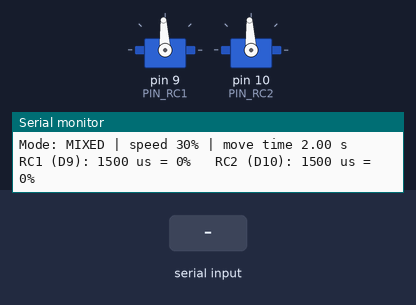
Simulated run of this sketch. Board: Arduino Uno, built with avr-gcc and run on an emulated ATmega328P. On the bench: 2 × servo, the last lines printed to the serial monitor. The test bench sets the inputs (shaded band).

Above: at 1.6 s.
1.7 s: "test\n" received over Serial
At 3.1 s:
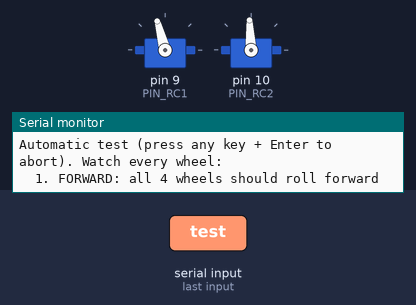
4.7 s: "x 1\n" received over Serial
At 5.6 s:
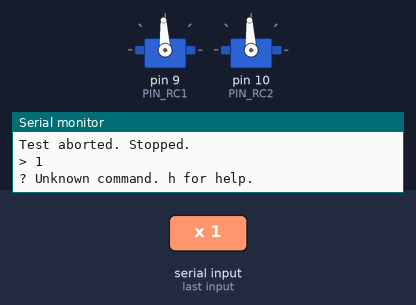
Timing chart, 0 to 7.7 s (numbered marks = the images above; inputs shaded):
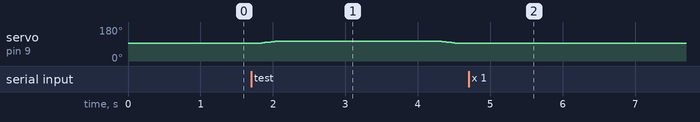

The sketch:

motor_test.ino
```cpp
/*
  D.I.R.T.T. drivetrain motor test
  Arduino (Uno / Nano / Mega) -> Cytron MDDRC10 RC inputs -> 4x FIT0185 gearmotors

  The MDDRC10 expects R/C servo pulses (like an RC receiver), so the Arduino sends them with
  the Servo library: 1500 us = stop, up to +/-435 us either side = full speed (datasheet).

  Wiring (see wiring.png):
    Arduino D9  -> MDDRC10 RC1 signal   (mixed mode: forward/back,  independent: LEFT motors)
    Arduino D10 -> MDDRC10 RC2 signal   (mixed mode: turn left/right, independent: RIGHT motors)
    Arduino GND -> MDDRC10 RC GND
    MDDRC10 RC +5V: leave unconnected (the Arduino is powered by USB)

  Power-up order (the driver captures its "stop" point from the first pulses it sees):
    1. Wheels off the ground.  2. Plug in the Arduino (USB).  3. Open Serial Monitor at 9600,
       line ending "Newline".  4. THEN switch on the 12 V to the driver.

  Commands (type, then Enter):
    w / s       forward / reverse          a / d    pivot left / right
    x  (or q)   stop now                   test     run the automatic test sequence
    speed N     set speed for w/s/a/d, 0-100 %          (default 30)
    time N      seconds a move lasts before it stops itself, 0 = until x  (default 2)
    t T S       raw mixed: throttle T and steering S, -100..100 %
    l N / r N   independent mode only: left / right motors at N %, -100..100
    mode mix    driver switch on MIX (default)   mode ind   driver switch on IND
    ?           status        h   help
*/

#include <Servo.h>

// ---- settings -----------------------------------------------------------------------------
const uint8_t PIN_RC1 = 9;         // MDDRC10 RC1
const uint8_t PIN_RC2 = 10;        // MDDRC10 RC2
const int NEUTRAL_US = 1500;       // stop
const int FULLSCALE_US = 435;      // datasheet: full speed at neutral +/- 435 us
const int RAMP_US_PER_STEP = 8;    // speed changes this much per 20 ms (about 0.5 s to full speed)
const int MAX_PCT = 100;           // lower this to cap the speed while testing

Servo rc1, rc2;
bool mixed = true;                 // must match the MIX/IND switch on the driver
int speedPct = 30;                 // used by w/s/a/d and the test sequence
float moveSeconds = 2.0;           // auto-stop after this long (0 = never)

int target1 = NEUTRAL_US, target2 = NEUTRAL_US;   // where we're heading
int out1 = NEUTRAL_US, out2 = NEUTRAL_US;         // what we're sending (ramped)
unsigned long stopAt = 0;          // millis() at which the current move ends (0 = none)
unsigned long lastRamp = 0;
unsigned long lastChar = 0;
String line;

// percent (-100..100) -> pulse width
int pctToUs(int pct) {
  pct = constrain(pct, -MAX_PCT, MAX_PCT);
  return NEUTRAL_US + (long)pct * FULLSCALE_US / 100;
}

int usToPct(int us) { return (long)(us - NEUTRAL_US) * 100 / FULLSCALE_US; }

void setTargets(int pct1, int pct2, bool timed) {
  target1 = pctToUs(pct1);
  target2 = pctToUs(pct2);
  stopAt = (timed && moveSeconds > 0 && (pct1 != 0 || pct2 != 0))
             ? millis() + (unsigned long)(moveSeconds * 1000) : 0;
}

void stopNow() {                   // no ramp: straight to neutral
  target1 = target2 = out1 = out2 = NEUTRAL_US;
  rc1.writeMicroseconds(out1);
  rc2.writeMicroseconds(out2);
  stopAt = 0;
}

// move `from` toward `to` by at most `step`
int approach(int from, int to, int step) {
  if (from < to) return min(from + step, to);
  if (from > to) return max(from - step, to);
  return from;
}

void updateOutputs() {
  if (stopAt && (long)(millis() - stopAt) >= 0) {
    target1 = target2 = NEUTRAL_US;
    stopAt = 0;
    Serial.println(F("(time's up: stopping)"));
  }
  if (millis() - lastRamp >= 20) {
    lastRamp = millis();
    out1 = approach(out1, target1, RAMP_US_PER_STEP);
    out2 = approach(out2, target2, RAMP_US_PER_STEP);
    rc1.writeMicroseconds(out1);
    rc2.writeMicroseconds(out2);
  }
}

// wait `ms` while still ramping and listening for a stop
bool waitWatching(unsigned long ms) {
  unsigned long t0 = millis();
  while (millis() - t0 < ms) {
    updateOutputs();
    if (Serial.available()) {      // any key aborts the test
      while (Serial.available()) Serial.read();
      stopNow();
      Serial.println(F("Test aborted. Stopped."));
      return false;
    }
  }
  return true;
}

void printStatus() {
  Serial.print(F("Mode: ")); Serial.print(mixed ? F("MIXED") : F("INDEPENDENT"));
  Serial.print(F(" | speed ")); Serial.print(speedPct); Serial.print(F("%"));
  Serial.print(F(" | move time ")); Serial.print(moveSeconds); Serial.println(F(" s"));
  Serial.print(F("RC1 (D9): ")); Serial.print(out1); Serial.print(F(" us = ")); Serial.print(usToPct(out1));
  Serial.print(F("%   RC2 (D10): ")); Serial.print(out2); Serial.print(F(" us = ")); Serial.print(usToPct(out2));
  Serial.println(F("%"));
}

void printHelp() {
  Serial.println(F("w/s forward/reverse   a/d pivot left/right   x stop   test = automatic sequence"));
  Serial.println(F("speed N (0-100)   time N (s, 0 = until x)   t T S (mixed, -100..100)"));
  Serial.println(F("l N / r N (independent mode)   mode mix | mode ind   ? status   h help"));
}

// one step of the automatic test: describe it, run it, stop, pause
bool step(const __FlashStringHelper *what, int pct1, int pct2, unsigned long ms) {
  Serial.print(F("  ")); Serial.println(what);
  target1 = pctToUs(pct1); target2 = pctToUs(pct2); stopAt = 0;
  if (!waitWatching(ms)) return false;
  target1 = target2 = NEUTRAL_US;
  return waitWatching(1200);       // ramp down + a pause between steps
}

void runTest() {
  int v = speedPct;
  Serial.println(F("Automatic test (press any key + Enter to abort). Watch every wheel:"));
  if (mixed) {
    if (!step(F("1. FORWARD: all 4 wheels should roll forward"), v, 0, 2500)) return;
    if (!step(F("2. REVERSE: all 4 wheels backward"), -v, 0, 2500)) return;
    if (!step(F("3. PIVOT LEFT: left wheels back, right wheels forward"), 0, -v, 2500)) return;
    if (!step(F("4. PIVOT RIGHT: left wheels forward, right wheels back"), 0, v, 2500)) return;
    if (!step(F("5. ARC: forward while turning right"), v, v / 2, 2500)) return;
  } else {
    if (!step(F("1. LEFT motors forward only"), v, 0, 2500)) return;
    if (!step(F("2. LEFT motors reverse only"), -v, 0, 2500)) return;
    if (!step(F("3. RIGHT motors forward only"), 0, v, 2500)) return;
    if (!step(F("4. RIGHT motors reverse only"), 0, -v, 2500)) return;
  }
  Serial.println(F("  6. RAMP: forward 0 -> 100% -> 0 (listen for rough or noisy gearboxes)"));
  for (int p = 0; p <= 100; p += 5) {
    if (mixed) setTargets(p, 0, false); else setTargets(p, p, false);
    if (!waitWatching(150)) return;
  }
  for (int p = 100; p >= 0; p -= 5) {
    if (mixed) setTargets(p, 0, false); else setTargets(p, p, false);
    if (!waitWatching(150)) return;
  }
  stopNow();
  Serial.println(F("Done. If a whole side ran backwards, swap that side's two wires at the driver"));
  Serial.println(F("(MLA<->MLB or MRA<->MRB). If only ONE wheel of a side is wrong, swap that motor's wires."));
}

void handle(String cmd) {
  cmd.trim();
  cmd.toLowerCase();
  if (cmd.length() == 0) return;
  Serial.print(F("> ")); Serial.println(cmd);        // echo, so you can see it arrived
  int sp = cmd.indexOf(' ');
  String word = sp < 0 ? cmd : cmd.substring(0, sp);
  String rest = sp < 0 ? "" : cmd.substring(sp + 1);
  rest.trim();

  if (word == "x" || word == "q" || word == "stop") { stopNow(); Serial.println(F("STOP")); return; }
  if (word == "h" || word == "help") { printHelp(); return; }
  if (word == "?") { printStatus(); return; }
  if (word == "test") { runTest(); return; }
  if (word == "speed") { speedPct = constrain(rest.toInt(), 0, MAX_PCT); printStatus(); return; }
  if (word == "time") { moveSeconds = max(0.0, rest.toFloat()); printStatus(); return; }
  if (word == "mode") {
    stopNow();
    mixed = !rest.startsWith("ind");
    Serial.println(mixed ? F("MIXED: set the driver's switch to MIX") : F("INDEPENDENT: set the driver's switch to IND"));
    Serial.println(F("(Flip the switch with the 12 V OFF, then power the driver back on.)"));
    return;
  }

  int v = speedPct;
  if (mixed) {
    if (word == "w") setTargets(v, 0, true);
    else if (word == "s") setTargets(-v, 0, true);
    else if (word == "a") setTargets(0, -v, true);
    else if (word == "d") setTargets(0, v, true);
    else if (word == "t") {
      int sp2 = rest.indexOf(' ');
      int th = rest.toInt(), st = sp2 < 0 ? 0 : rest.substring(sp2 + 1).toInt();
      setTargets(th, st, true);
    }
    else if (word == "l" || word == "r") { Serial.println(F("l/r need independent mode (mode ind)")); return; }
    else { Serial.println(F("? Unknown command. h for help.")); return; }
  } else {
    if (word == "w") setTargets(v, v, true);
    else if (word == "s") setTargets(-v, -v, true);
    else if (word == "a") setTargets(-v, v, true);
    else if (word == "d") setTargets(v, -v, true);
    else if (word == "l") setTargets(rest.toInt(), usToPct(target2), true);
    else if (word == "r") setTargets(usToPct(target1), rest.toInt(), true);
    else if (word == "t") { Serial.println(F("t needs mixed mode (mode mix)")); return; }
    else { Serial.println(F("? Unknown command. h for help.")); return; }
  }
  Serial.print(F("-> RC1 ")); Serial.print(usToPct(target1)); Serial.print(F("%  RC2 "));
  Serial.print(usToPct(target2)); Serial.println(F("%"));
}

void setup() {
  // Start at neutral BEFORE anything else, so the driver captures 1500 us as "stop".
  rc1.attach(PIN_RC1);
  rc2.attach(PIN_RC2);
  rc1.writeMicroseconds(NEUTRAL_US);
  rc2.writeMicroseconds(NEUTRAL_US);

  Serial.begin(9600);       // 9600: exact on a 16 MHz AVR; 115200 is 2 % off and garbles on some clones
  Serial.println();
  Serial.println(F("D.I.R.T.T. motor test - sending STOP (1500 us) on D9/D10."));
  Serial.println(F("Wheels off the ground? Now switch on the 12 V to the MDDRC10."));
  Serial.println(F("Its ERR LED blinking twice = it isn't getting pulses (check D9/D10/GND)."));
  printHelp();
  printStatus();
}

void loop() {
  updateOutputs();
  while (Serial.available()) {
    char c = Serial.read();
    lastChar = millis();
    if (c == '\n' || c == '\r') { handle(line); line = ""; }
    else if (line.length() < 40) line += c;
  }
  // Serial Monitor set to "No line ending": run the command once typing pauses
  if (line.length() && millis() - lastChar > 300) { handle(line); line = ""; }
}
```

Measured:
- after the input at 1.7 s, servo on pin 9 (PIN_RC1): rises from 93° to 105° in 0.28 s, then falls to 93° in 2.5 s
- after the input at 4.7 s, servo on pin 9 (PIN_RC1), servo on pin 10 (PIN_RC2): stops changing and stays 93°
